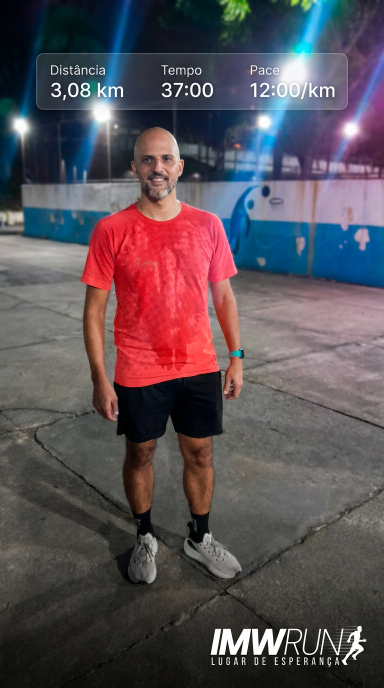
#> input picture generated_images/1083417842_20260304_213552_410475.jpg, 768 x 1376 px (shown at 1/2 size)
$ python -i sketch.py   (imports and definitions only)
#> lines starting #> are read from the running program, lines starting #| are printed output that depends on the picture
#> further down, picture is the input picture: PIL image 768x1376 RGB; mean R, G, B 89.6, 79.4, 86.1
from PIL import ImageOps, ImageFilter, ImageEnhance

def aplicar(img):

    gray = ImageOps.grayscale(img)
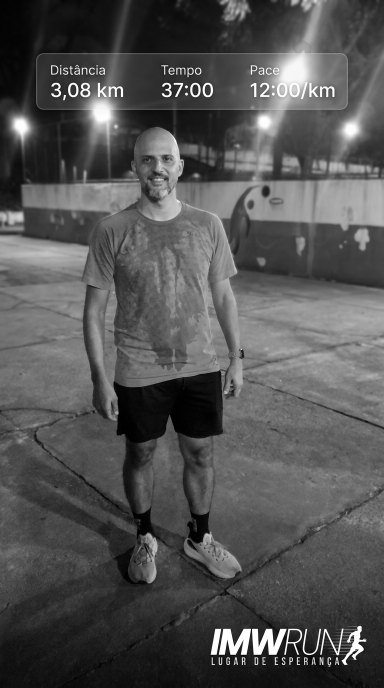
#> gray: PIL image 768x1376 L (shown at 1/2 size); min 0, max 255, mean 83.2

    edges = gray.filter(ImageFilter.FIND_EDGES)
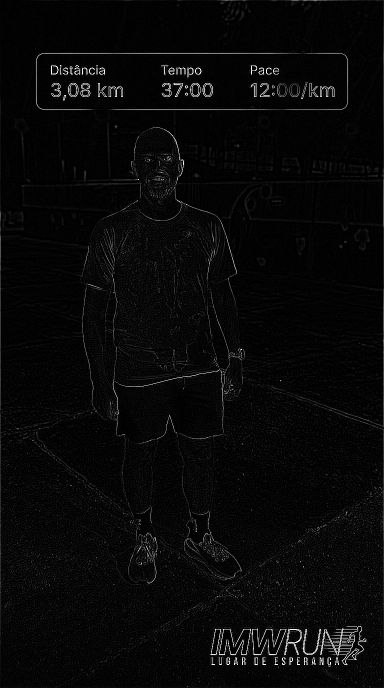
#> edges: PIL image 768x1376 L (shown at 1/2 size); min 0, max 255, mean 8.2

    enhancer = ImageEnhance.Contrast(edges)
    edges = enhancer.enhance(2)
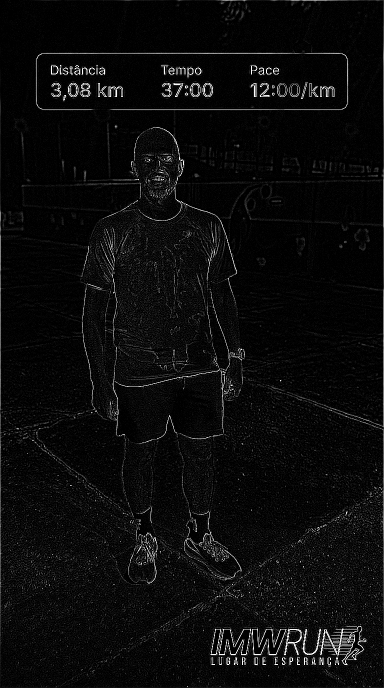
#> edges: PIL image 768x1376 L (shown at 1/2 size); min 0, max 255, mean 11.1

    return ImageOps.invert(edges).convert("RGBA")
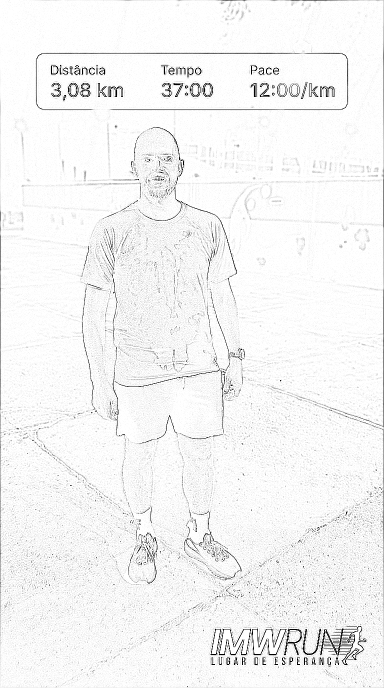
#> returned value: PIL image 768x1376 RGBA (shown at 1/2 size); mean R, G, B, A 243.9, 243.9, 243.9, 255

>>> from PIL import Image
>>> picture = Image.open('../../generated_images/1083417842_20260304_213552_410475.jpg')
>>> result = aplicar(picture)

$ run again, on generated_images/1083417842_20260305_114244_168553.jpg
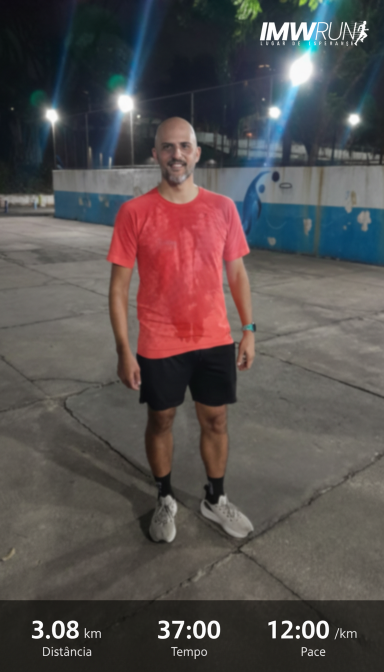
#> input picture generated_images/1083417842_20260305_114244_168553.jpg, 768 x 1344 px (shown at 1/2 size)
#> picture is the input picture: PIL image 768x1344 RGB; mean R, G, B 86.4, 79.9, 79.1
#> in aplicar, `edges = gray.filter(ImageFilter.FIND_EDGES)`:
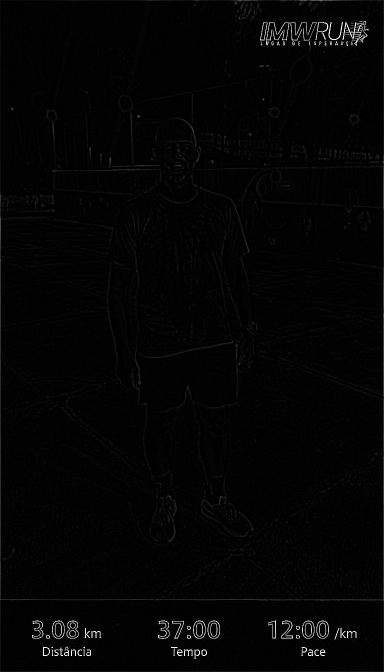
#> edges: PIL image 768x1344 L (shown at 1/2 size); min 0, max 255, mean 4.1
#> in aplicar, `return ImageOps.invert(edges).convert("RGBA")`:
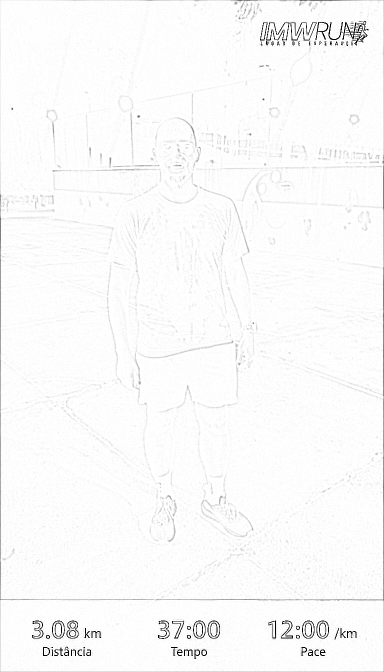
#> returned value: PIL image 768x1344 RGBA (shown at 1/2 size); mean R, G, B, A 249.7, 249.7, 249.7, 255

$ run again, on generated_images/6367415795_20260305_000111_744656.jpg
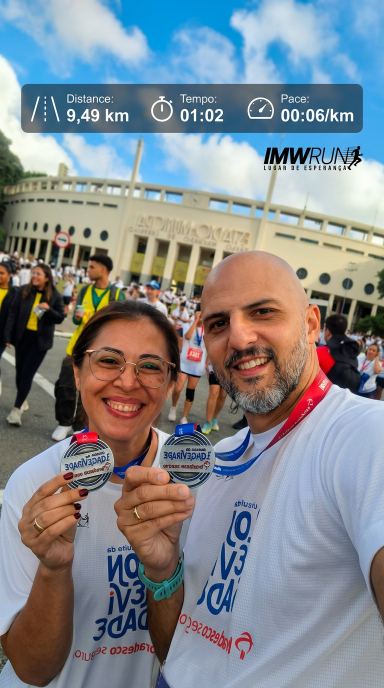
#> input picture generated_images/6367415795_20260305_000111_744656.jpg, 768 x 1376 px (shown at 1/2 size)
#> picture is the input picture: PIL image 768x1376 RGB; mean R, G, B 130.5, 136.2, 141.6
#> in aplicar, `edges = enhancer.enhance(2)`:
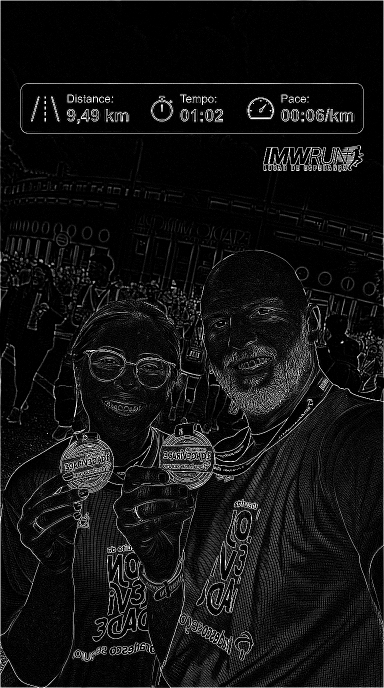
#> edges: PIL image 768x1376 L (shown at 1/2 size); min 0, max 255, mean 18.6
#> in aplicar, `return ImageOps.invert(edges).convert("RGBA")`:
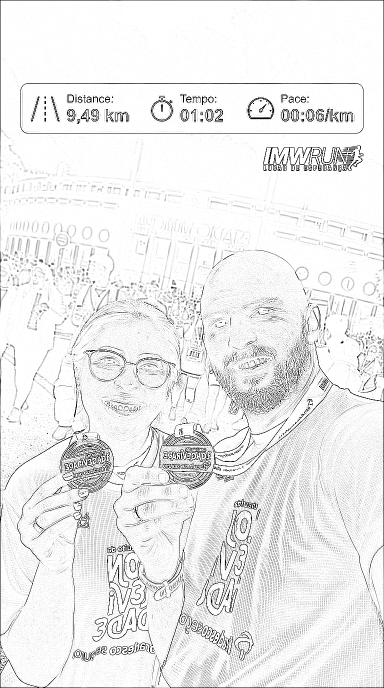
#> returned value: PIL image 768x1376 RGBA (shown at 1/2 size); mean R, G, B, A 236.4, 236.4, 236.4, 255

$ run again, on generated_images/generated_image.png
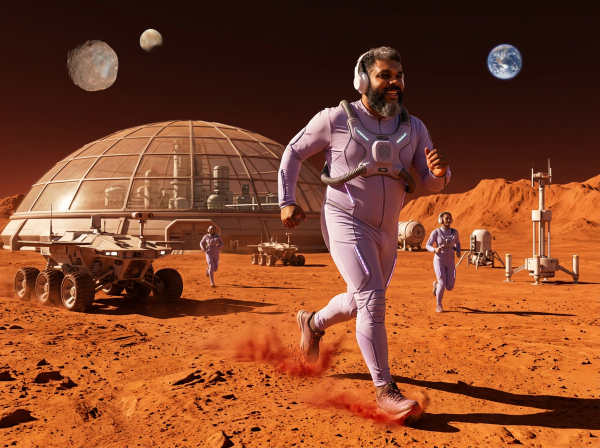
#> input picture generated_images/generated_image.png, 1200 x 896 px (shown at 1/2 size)
#> picture is the input picture: PIL image 1200x896 RGB; mean R, G, B 133.9, 71, 41.2
#> in aplicar, `edges = enhancer.enhance(2)`:
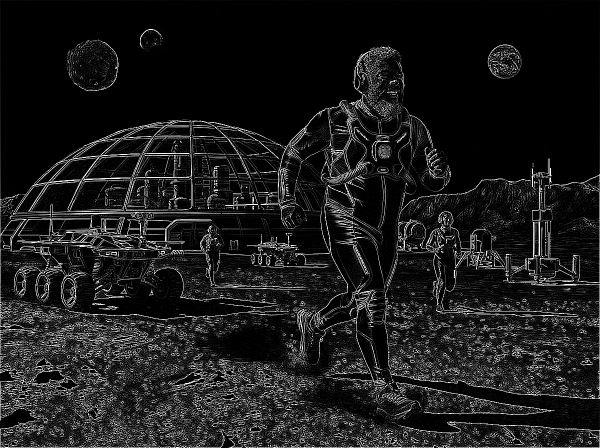
#> edges: PIL image 1200x896 L (shown at 1/2 size); min 0, max 255, mean 26.8
#> in aplicar, `return ImageOps.invert(edges).convert("RGBA")`:
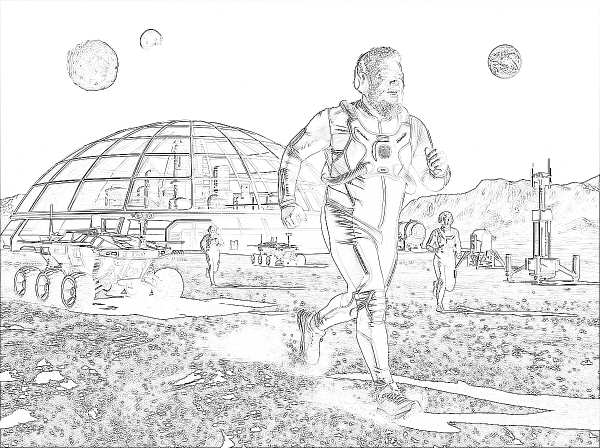
#> returned value: PIL image 1200x896 RGBA (shown at 1/2 size); mean R, G, B, A 228.2, 228.2, 228.2, 255
